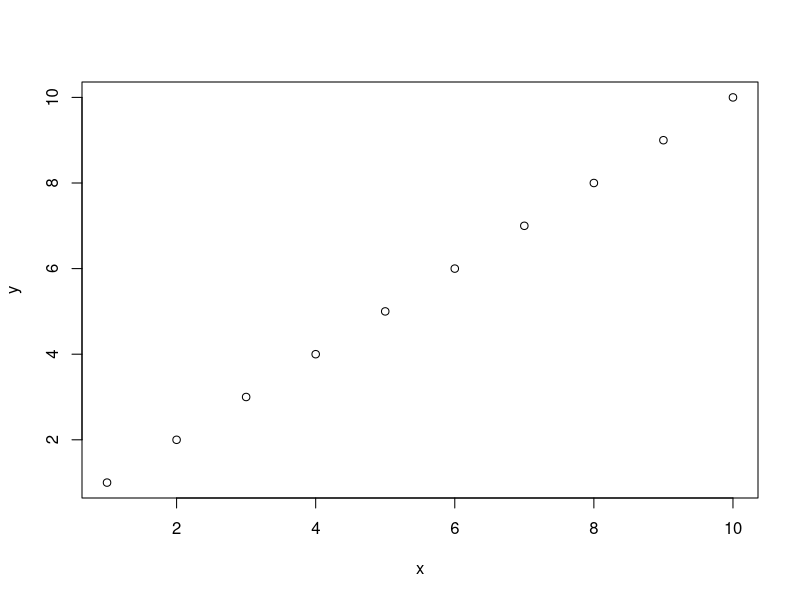
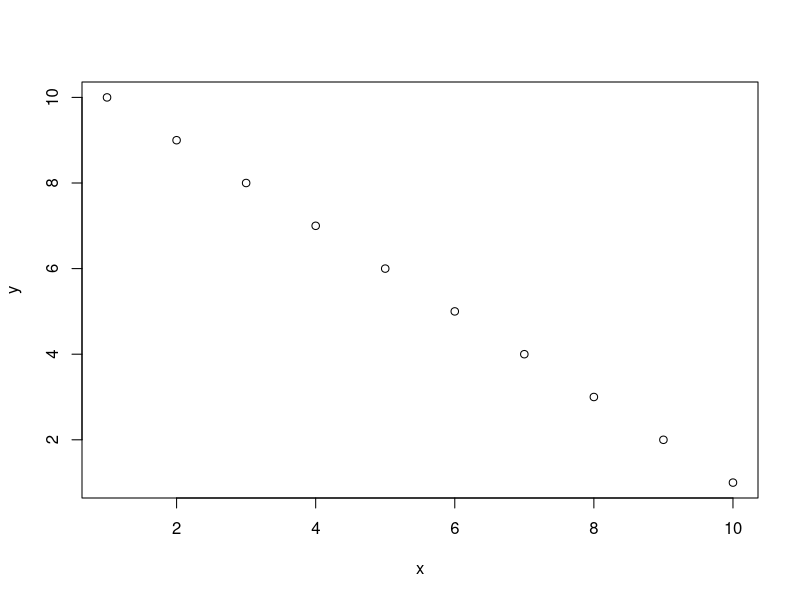
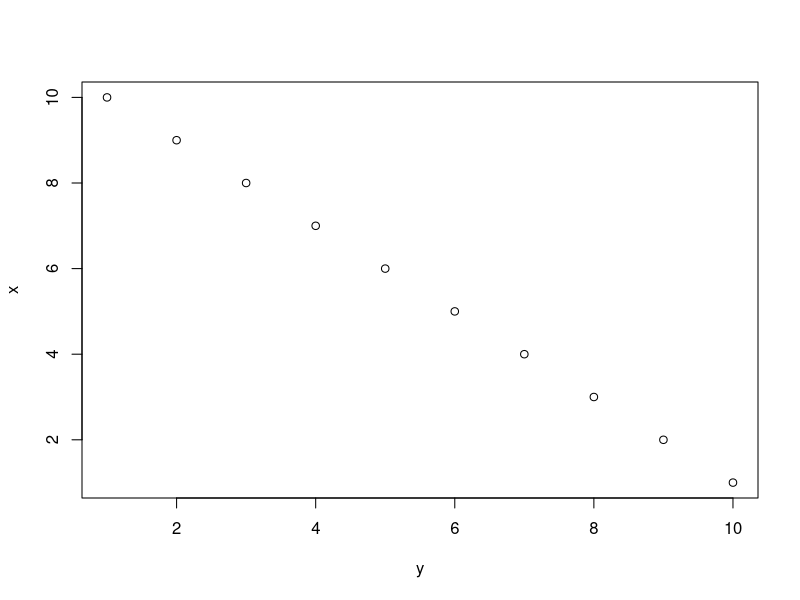
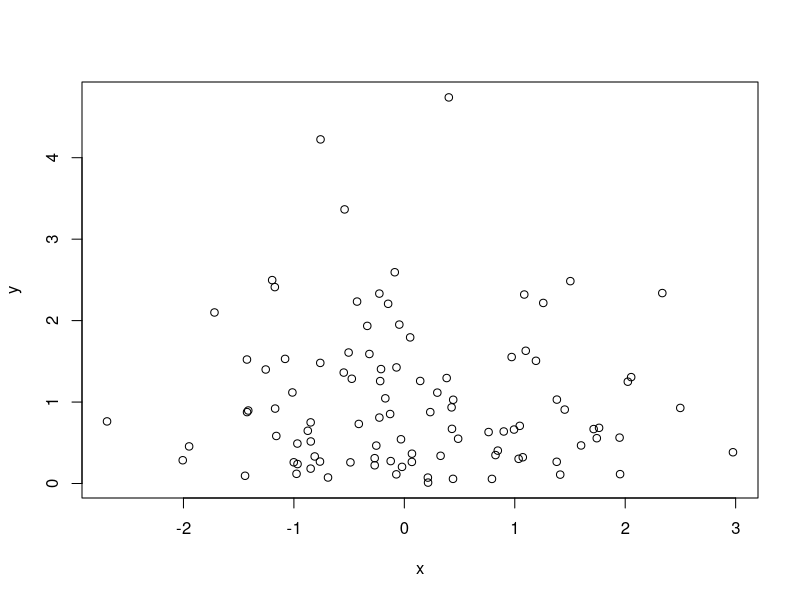
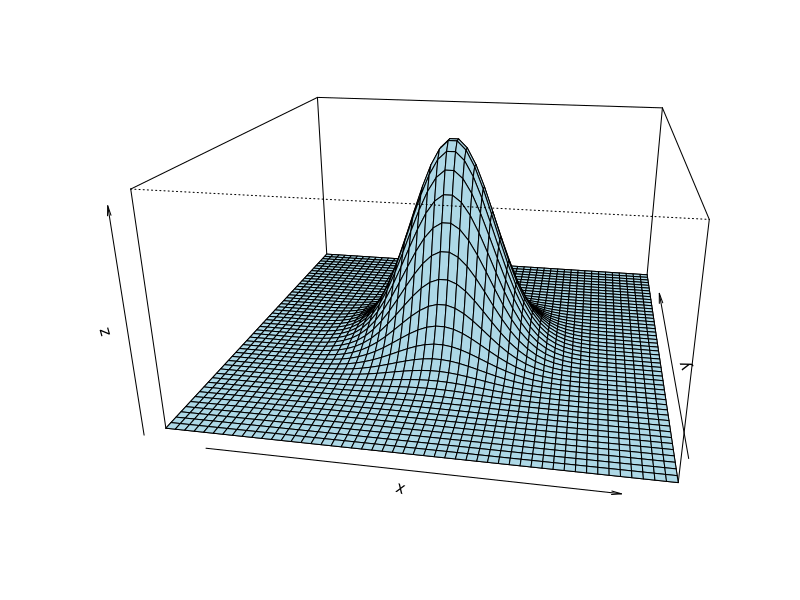
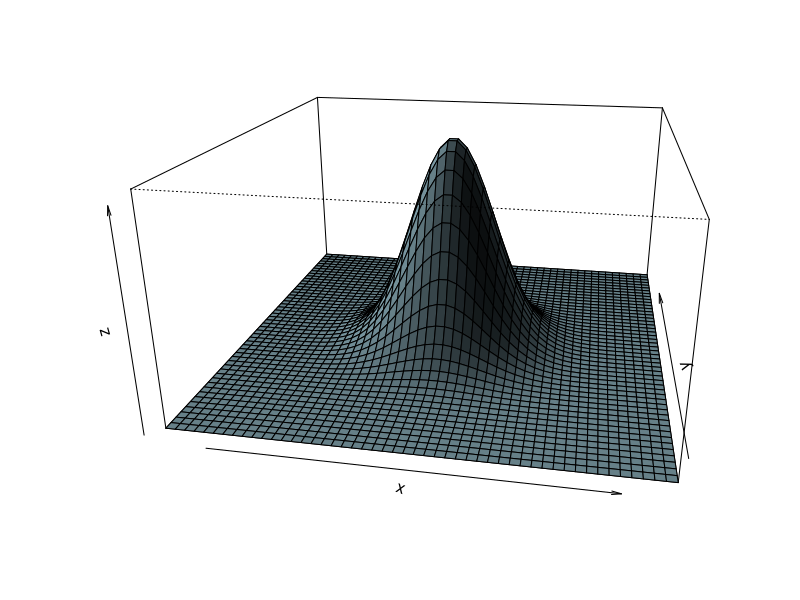
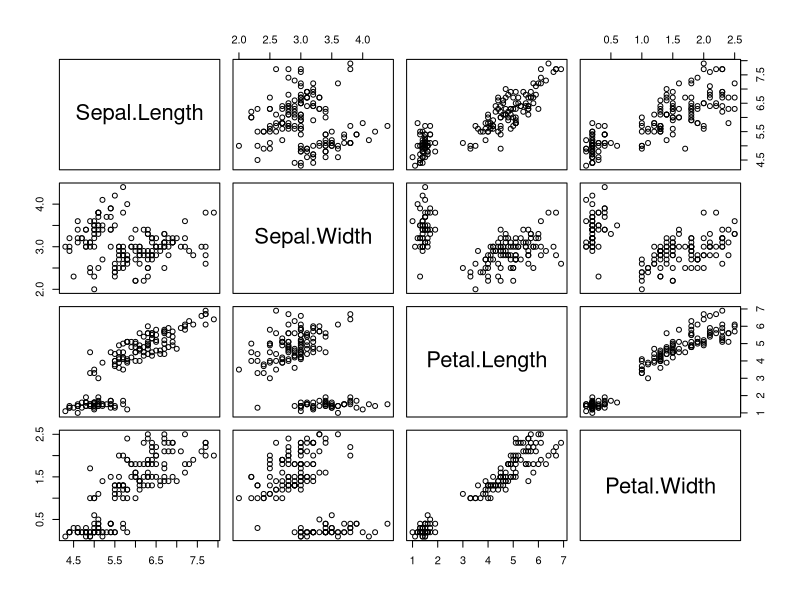

These figures' R source, in order:
#функция на разпределение на две случайни велични: F X,Y(x,y) = P(X<=x, Y<=y)
#две случайни величини X, Y са независими, ако за всяко x,y e изпълнено: F X,Yx,y) = F X(x) * F Y(y) или P(X=x, Y=y) = P(X=x) * P(Y=y)
#ковариация на две случайни величини: cov(X,Y) = E(XY) - EX*EY
#корелация на две случайни величини: cor(X,Y) = cov(X,y)/sqrt(DX*DY)
#ако X,Y са независими, то cor = 0, обратното не е вярно
#ако корелацията клони към 1 или -1, значи X и Y са зависими
#за графики: scatterplot и pairs
#cor=1
x=c(1:10)
y=c(1:10)
cor(x,y)
plot(x,y)

#cor=-1
x=c(1:10)
y=c(10:1)
cor(x,y)
plot(x,y)
plot(y,x)

#cor~0
x=rnorm(100)
y=rexp(100)
cor(x,y)
plot(x,y)

#многомерно нормално разпределение
#n-мерна случайна величина X = (X1,..,Xn) с нормално разпределение N(m,K), K=E((X - m)(X - m)transp) ковариационна матрица
install.packages('mvtnorm')
library('mvtnorm')
x=y=seq(-5,5, length=50)
f=function(x,y)dmvnorm(cbind(x,y))
z=outer(x,y,f)
persp(x,y,z, theta=10, phi=20,expand=0.5, col="light blue")
persp(x,y,z, theta=10, phi=20,expand=0.5, col="light blue", shade=0.75)


#-----------------------------------------------------

#01
x=iris[,1:4]
cor(x)
pairs(x)

#02
#Kz ковариация на X=(X1, X2, X2) -> по диагонала е DXi = E(Xi^2) - (EXi)^2
#другите елементи на матрицата са ковариацията на елементите два по два
Kz = matrix(c(16, -14, 12, -14, 49, -21, 12, -21, 36), ncol = 3, byrow = TRUE)
cor(Kz) #като че ли не го смята никак правилно
#супер грозен начин за решаване, но май е по-верен? :)
#не се прави така, нямам идея как се прави, но и не ни трябва да го знем за момента
cov.X1.X2 = Kz[1,2] / sqrt(Kz[1,1]*Kz[2,2])
cov.X1.X3 = Kz[1,3] / sqrt(Kz[1,1]*Kz[3,3])
cov.X2.X3 = Kz[2,3] / sqrt(Kz[2,2]*Kz[3,3])
cov.X = matrix(c(1, cov.X1.X2, cov.X1.X3, cov.X1.X2, 1, cov.X2.X3, cov.X1.X3, cov.X2.X3, 1), ncol = 3, byrow = TRUE)
